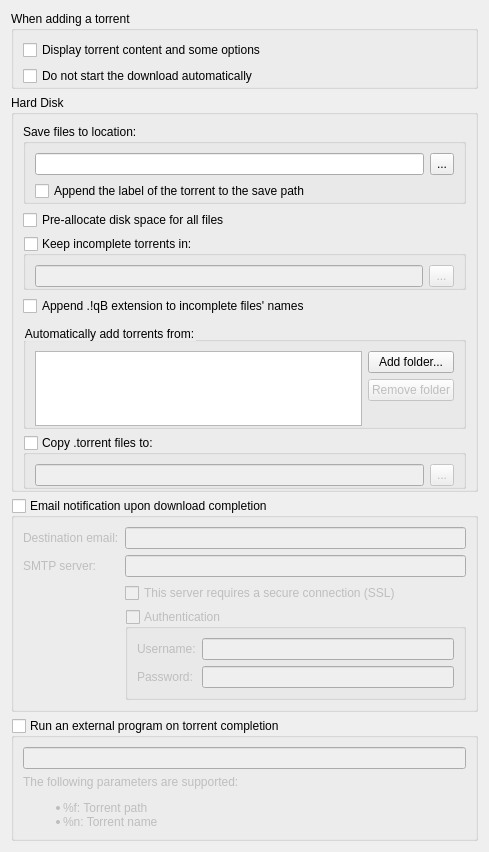
          <widget class="QWidget" name="scrollAreaWidgetContents_2">
           <property name="geometry">
            <rect>
             <x>0</x>
             <y>0</y>
             <width>489</width>
             <height>849</height>
            </rect>
           </property>
           <layout class="QVBoxLayout" name="verticalLayout">
            <item>
             <widget class="QGroupBox" name="torrentAdditionBox">
              <property name="sizePolicy">
               <sizepolicy hsizetype="Expanding" vsizetype="Preferred">
                <horstretch>0</horstretch>
                <verstretch>0</verstretch>
               </sizepolicy>
              </property>
              <property name="title">
               <string>When adding a torrent</string>
              </property>
              <layout class="QGridLayout" name="gridLayout_5">
               <property name="bottomMargin">
                <number>0</number>
               </property>
               <item row="0" column="0" colspan="2">
                <widget class="QCheckBox" name="checkAdditionDialog">
                 <property name="text">
                  <string>Display torrent content and some options</string>
                 </property>
                 <property name="checked">
                  <bool>false</bool>
                 </property>
                </widget>
               </item>
               <item row="1" column="0">
                <widget class="QCheckBox" name="checkStartPaused">
                 <property name="text">
                  <string comment="The torrent will be added to download list in pause state">Do not start the download automatically</string>
                 </property>
                </widget>
               </item>
              </layout>
             </widget>
            </item>
            <item>
             <widget class="QGroupBox" name="fileSystemBox">
              <property name="sizePolicy">
               <sizepolicy hsizetype="Expanding" vsizetype="Preferred">
                <horstretch>0</horstretch>
                <verstretch>0</verstretch>
               </sizepolicy>
              </property>
              <property name="title">
               <string>Hard Disk</string>
              </property>
              <layout class="QVBoxLayout" name="verticalLayout_25">
               <property name="bottomMargin">
                <number>0</number>
               </property>
               <item>
                <widget class="QGroupBox" name="groupBox_3">
                 <property name="title">
                  <string>Save files to location:</string>
                 </property>
                 <layout class="QVBoxLayout" name="verticalLayout_26">
                  <property name="bottomMargin">
                   <number>0</number>
                  </property>
                  <item>
                   <layout class="QHBoxLayout" name="horizontalLayout_10">
                    <item>
                     <widget class="QLineEdit" name="textSavePath">
                      <property name="sizePolicy">
                       <sizepolicy hsizetype="Expanding" vsizetype="Fixed">
                        <horstretch>0</horstretch>
                        <verstretch>0</verstretch>
                       </sizepolicy>
                      </property>
                      <property name="text">
                       <string/>
                      </property>
                     </widget>
                    </item>
                    <item>
                     <widget class="QToolButton" name="browseSaveDirButton">
                      <property name="enabled">
                       <bool>true</bool>
                      </property>
                      <property name="minimumSize">
                       <size>
                        <width>22</width>
                        <height>22</height>
                       </size>
                      </property>
                      <property name="maximumSize">
                       <size>
                        <width>25</width>
                        <height>27</height>
                       </size>
                      </property>
                      <property name="text">
                       <string notr="true">...</string>
                      </property>
                     </widget>
                    </item>
                   </layout>
                  </item>
                  <item>
                   <widget class="QCheckBox" name="checkAppendLabel">
                    <property name="text">
                     <string>Append the label of the torrent to the save path</string>
                    </property>
                   </widget>
                  </item>
                 </layout>
                </widget>
               </item>
               <item>
                <widget class="QCheckBox" name="checkPreallocateAll">
                 <property name="text">
                  <string>Pre-allocate disk space for all files</string>
                 </property>
                </widget>
               </item>
               <item>
                <widget class="QGroupBox" name="checkTempFolder">
                 <property name="title">
                  <string>Keep incomplete torrents in:</string>
                 </property>
                 <property name="checkable">
                  <bool>true</bool>
                 </property>
                 <property name="checked">
                  <bool>false</bool>
                 </property>
                 <layout class="QGridLayout" name="gridLayout_3">
                  <property name="bottomMargin">
                   <number>0</number>
                  </property>
                  <item row="0" column="0">
                   <widget class="QLineEdit" name="textTempPath"/>
                  </item>
                  <item row="0" column="1">
                   <widget class="QToolButton" name="browseTempDirButton">
                    <property name="sizePolicy">
                     <sizepolicy hsizetype="Fixed" vsizetype="Fixed">
                      <horstretch>25</horstretch>
                      <verstretch>27</verstretch>
                     </sizepolicy>
                    </property>
                    <property name="minimumSize">
                     <size>
                      <width>22</width>
                      <height>22</height>
                     </size>
                    </property>
                    <property name="maximumSize">
                     <size>
                      <width>25</width>
                      <height>27</height>
                     </size>
                    </property>
                    <property name="text">
                     <string notr="true">...</string>
                    </property>
                   </widget>
                  </item>
                 </layout>
                </widget>
               </item>
               <item>
                <widget class="QCheckBox" name="checkAppendqB">
                 <property name="text">
                  <string>Append .!qB extension to incomplete files' names</string>
                 </property>
                </widget>
               </item>
               <item>
                <widget class="QGroupBox" name="groupBox_2">
                 <property name="styleSheet">
                  <string notr="true">QGroupBox::title {
font-weight: normal;
margin-left: 0px;
margin-top: 5px;
}
QGroupBox {
  border-width: 0;
}</string>
                 </property>
                 <property name="title">
                  <string>Automatically add torrents from:</string>
                 </property>
                 <layout class="QVBoxLayout" name="verticalLayout_38">
                  <property name="bottomMargin">
                   <number>0</number>
                  </property>
                  <item>
                   <layout class="QHBoxLayout" name="horizontalLayout_16">
                    <item>
                     <widget class="QTableView" name="scanFoldersView">
                      <property name="sizePolicy">
                       <sizepolicy hsizetype="Expanding" vsizetype="Expanding">
                        <horstretch>0</horstretch>
                        <verstretch>1</verstretch>
                       </sizepolicy>
                      </property>
                      <property name="minimumSize">
                       <size>
                        <width>250</width>
                        <height>75</height>
                       </size>
                      </property>
                      <property name="selectionMode">
                       <enum>QAbstractItemView::SingleSelection</enum>
                      </property>
                      <property name="selectionBehavior">
                       <enum>QAbstractItemView::SelectRows</enum>
                      </property>
                      <property name="showGrid">
                       <bool>false</bool>
                      </property>
                      <property name="sortingEnabled">
                       <bool>true</bool>
                      </property>
                      <attribute name="horizontalHeaderDefaultSectionSize">
                       <number>80</number>
                      </attribute>
                      <attribute name="horizontalHeaderShowSortIndicator" stdset="0">
                       <bool>false</bool>
                      </attribute>
                      <attribute name="horizontalHeaderStretchLastSection">
                       <bool>true</bool>
                      </attribute>
                      <attribute name="verticalHeaderVisible">
                       <bool>false</bool>
                      </attribute>
                     </widget>
                    </item>
                    <item>
                     <layout class="QVBoxLayout" name="verticalLayout_37">
                      <item>
                       <widget class="QPushButton" name="addScanFolderButton">
                        <property name="text">
                         <string>Add folder...</string>
                        </property>
                       </widget>
                      </item>
                      <item>
                       <widget class="QPushButton" name="removeScanFolderButton">
                        <property name="enabled">
                         <bool>false</bool>
                        </property>
                        <property name="text">
                         <string>Remove folder</string>
                        </property>
                       </widget>
                      </item>
                      <item>
                       <spacer name="verticalSpacer_6">
                        <property name="orientation">
                         <enum>Qt::Vertical</enum>
                        </property>
                        <property name="sizeHint" stdset="0">
                         <size>
                          <width>20</width>
                          <height>40</height>
                         </size>
                        </property>
                       </spacer>
                      </item>
                     </layout>
                    </item>
                   </layout>
                  </item>
                 </layout>
                </widget>
               </item>
               <item>
                <widget class="QGroupBox" name="checkExportDir">
                 <property name="sizePolicy">
                  <sizepolicy hsizetype="Preferred" vsizetype="Preferred">
                   <horstretch>0</horstretch>
                   <verstretch>0</verstretch>
                  </sizepolicy>
                 </property>
                 <property name="title">
                  <string>Copy .torrent files to:</string>
                 </property>
                 <property name="checkable">
                  <bool>true</bool>
                 </property>
                 <property name="checked">
                  <bool>false</bool>
                 </property>
                 <layout class="QGridLayout" name="gridLayout_4">
                  <property name="bottomMargin">
                   <number>0</number>
                  </property>
                  <item row="0" column="0">
                   <widget class="QLineEdit" name="textExportDir"/>
                  </item>
                  <item row="0" column="1">
                   <widget class="QToolButton" name="browseExportDirButton">
                    <property name="minimumSize">
                     <size>
                      <width>22</width>
                      <height>22</height>
                     </size>
                    </property>
                    <property name="maximumSize">
                     <size>
                      <width>25</width>
                      <height>27</height>
                     </size>
                    </property>
                    <property name="text">
                     <string notr="true">...</string>
                    </property>
                   </widget>
                  </item>
                 </layout>
                </widget>
               </item>
              </layout>
             </widget>
            </item>
            <item>
             <spacer name="verticalSpacer_5">
              <property name="orientation">
               <enum>Qt::Vertical</enum>
              </property>
              <property name="sizeHint" stdset="0">
               <size>
                <width>20</width>
                <height>40</height>
               </size>
              </property>
             </spacer>
            </item>
            <item>
             <widget class="QGroupBox" name="groupMailNotification">
              <property name="title">
               <string>Email notification upon download completion</string>
              </property>
              <property name="checkable">
               <bool>true</bool>
              </property>
              <property name="checked">
               <bool>false</bool>
              </property>
              <layout class="QVBoxLayout" name="verticalLayout_21">
               <item>
                <layout class="QFormLayout" name="formLayout">
                 <item row="0" column="0">
                  <widget class="QLabel" name="label_2">
                   <property name="text">
                    <string>Destination email:</string>
                   </property>
                  </widget>
                 </item>
                 <item row="0" column="1">
                  <widget class="QLineEdit" name="dest_email_txt"/>
                 </item>
                 <item row="1" column="0">
                  <widget class="QLabel" name="label_3">
                   <property name="text">
                    <string>SMTP server:</string>
                   </property>
                  </widget>
                 </item>
                 <item row="1" column="1">
                  <widget class="QLineEdit" name="smtp_server_txt"/>
                 </item>
                 <item row="3" column="1">
                  <widget class="QGroupBox" name="groupMailNotifAuth">
                   <property name="title">
                    <string>Authentication</string>
                   </property>
                   <property name="checkable">
                    <bool>true</bool>
                   </property>
                   <property name="checked">
                    <bool>false</bool>
                   </property>
                   <layout class="QFormLayout" name="formLayout_2">
                    <item row="0" column="0">
                     <widget class="QLabel" name="label_7">
                      <property name="text">
                       <string>Username:</string>
                      </property>
                     </widget>
                    </item>
                    <item row="0" column="1">
                     <widget class="QLineEdit" name="mailNotifUsername"/>
                    </item>
                    <item row="1" column="0">
                     <widget class="QLabel" name="label_8">
                      <property name="text">
                       <string>Password:</string>
                      </property>
                     </widget>
                    </item>
                    <item row="1" column="1">
                     <widget class="QLineEdit" name="mailNotifPassword">
                      <property name="echoMode">
                       <enum>QLineEdit::Password</enum>
                      </property>
                     </widget>
                    </item>
                   </layout>
                  </widget>
                 </item>
                 <item row="2" column="1">
                  <widget class="QCheckBox" name="checkSmtpSSL">
                   <property name="text">
                    <string>This server requires a secure connection (SSL)</string>
                   </property>
                  </widget>
                 </item>
                </layout>
               </item>
              </layout>
             </widget>
            </item>
            <item>
             <widget class="QGroupBox" name="autoRunBox">
              <property name="title">
               <string>Run an external program on torrent completion</string>
              </property>
              <property name="checkable">
               <bool>true</bool>
              </property>
              <property name="checked">
               <bool>false</bool>
              </property>
              <layout class="QVBoxLayout" name="verticalLayout_19">
               <item>
                <widget class="QLineEdit" name="autoRun_txt"/>
               </item>
               <item>
                <widget class="QLabel" name="label_4">
                 <property name="text">
                  <string>The following parameters are supported:
&lt;ul&gt;
&lt;li&gt;%f: Torrent path&lt;/li&gt;
&lt;li&gt;%n: Torrent name&lt;/li&gt;
&lt;/ul&gt;</string>
                 </property>
                 <property name="textFormat">
                  <enum>Qt::RichText</enum>
                 </property>
                </widget>
               </item>
              </layout>
             </widget>
            </item>
           </layout>
          </widget>
